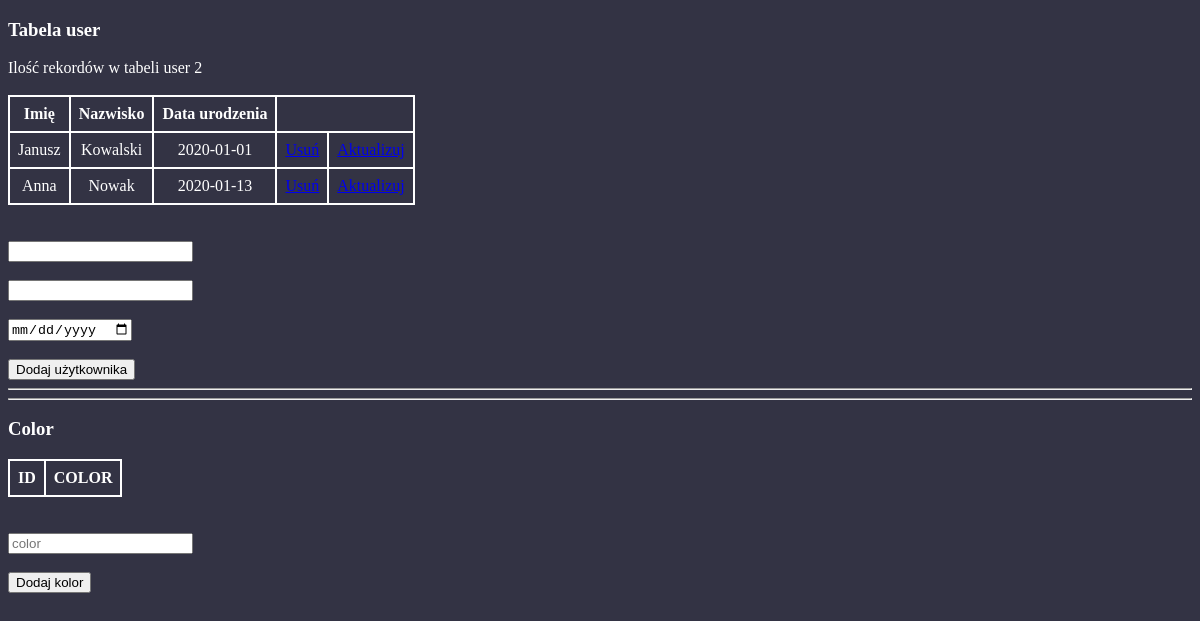
/13_bazy/index.php, run on an earlier commit of the app's database.
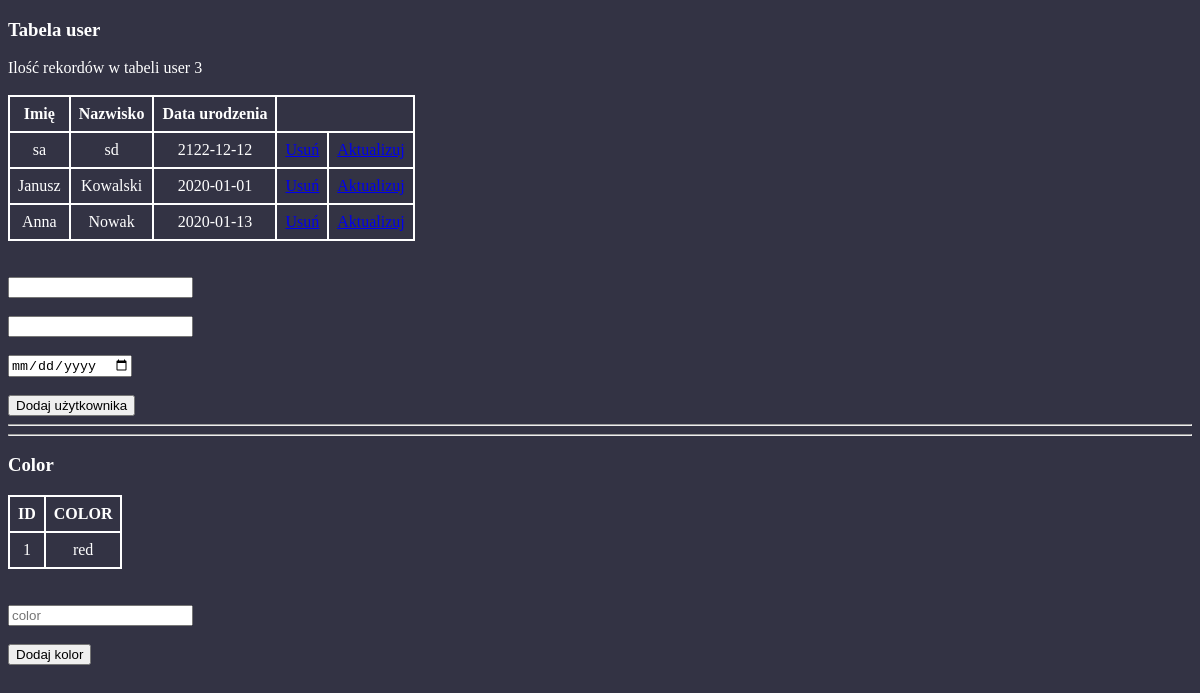
And on a later commit of the database.
### tables this page shows
CREATE TABLE `user` (
  `id` int(10) UNSIGNED NOT NULL,
  `name` varchar(25) NOT NULL,
  `surname` varchar(40) NOT NULL,
  `birthday` date NOT NULL
);

CREATE TABLE `color` (
  `id` int(11) NOT NULL,
  `color` varchar(30) NOT NULL
);

### 13_bazy/index.php (the view, shortened to what this page needs)
<!DOCTYPE html>
<html lang="pl" dir="ltr">
  <head>
    <link rel="stylesheet" href="CSS/style.css">
  </head>
  <body>
    <h3>Tabela user</h3>
    <?php
      require_once('./connect.php');
      $sql = "select * from user";
      if ($result = mysqli_query($connect, $sql)) {
        echo 'Ilość rekordów w tabeli user ',$_SESSION['num'],'<br><br>';
        echo <<< TAB
        <table>
          <tr>
            <th>Imię</th>
            <th>Nazwisko</th>
            <th>Data urodzenia</th>
         </tr>
TAB;
        while($row = mysqli_fetch_assoc($result)) {
          echo <<< ROW
          <tr>
            <td>$row[name]</td>
            <td>$row[surname]</td>
            <td>$row[birthday]</td>
            <td><a href="./scripts/del_user.php?id=$row[id]">Usuń</a></td>
            <td><a href="./?update_user=$row[id]">Aktualizuj</a></td>
          </tr>
ROW;
        }
      }else {
        echo "Błędne zapytanie do bazy";
      }
        ?>
     </table>
     <form action="scripts/add_user.php" method="post"><br><br>
       <input type="text" name="name" value=""><br><br>
       <input type="text" name="surname" value=""><br><br>
       <input type="date" name="birthday"><br><br>
       <input type="submit" name="button" value="Dodaj użytkownika">
     </form>
     <hr><hr>
     <h3>Color</h3>
     <?php
$sql = "SELECT * FROM `color`";
$result = mysqli_query($connect, $sql);
echo <<< COLOR
<table>
  <tr>
    <th>ID</th>
    <th>COLOR</th>
 </tr>
COLOR;
while($row = mysqli_fetch_assoc($result)) {
  echo <<< LINIA
  <tr>
    <td>$row[id]</td>
    <td>$row[color]</td>
  </tr>
LINIA;
}
      ?>
    </table>
      <form action="scripts/add_color.php" method="post"><br><br>
        <input type="text" name="color" placeholder="color"><br><br>
        <input type="submit" name="button" value="Dodaj kolor">
      </form>
  </body>
</html>

### 13_bazy/CSS/style.css (style rules this page uses)
body { background-color: #334; color:white; }
table, th, tr, td { border: solid 2px white; text-align: center; border-collapse: collapse; padding: 8px; }

What changed in the data, as far as the page shows it:
added user: name "sa", surname "sd", birthday "2122-12-12"
added color: id "1", color "red"
Also different on the page:
$_SESSION['num']: "2" → "3"
